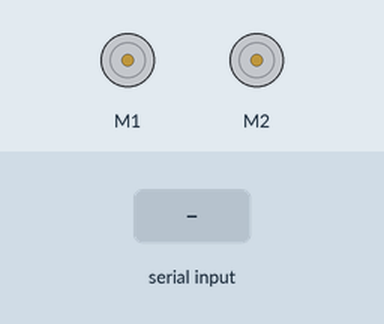
Simulated run of this sketch. Board: Arduino Uno, built with avr-gcc and run on an emulated ATmega328P. On the bench: 2 × DC motor (green arrow = forward, orange = backward, longer = faster). The inputs (shaded band) are chosen by the test bench.

Above: at 1.2 s.
1.3 s: "s" received over the second serial link
2.8 s: "f" received over the second serial link
At 3.8 s:
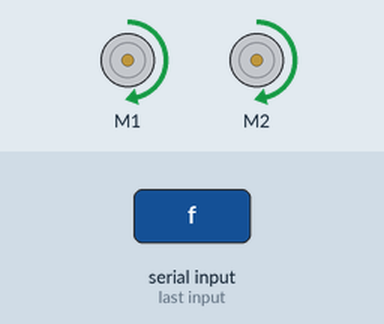
4.3 s: "l" received over the second serial link
At 5.0 s:
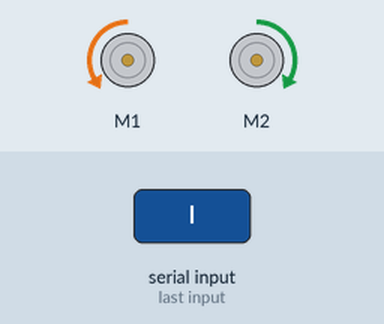
5.8 s: "r" received over the second serial link
At 6.1 s:
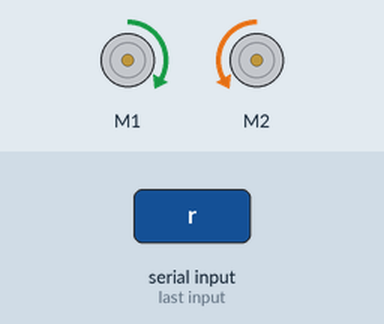
7.3 s: "b" received over the second serial link
At 8.5 s:
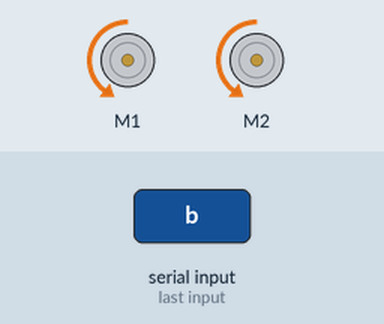
8.8 s: "w" received over the second serial link
At 9.6 s:
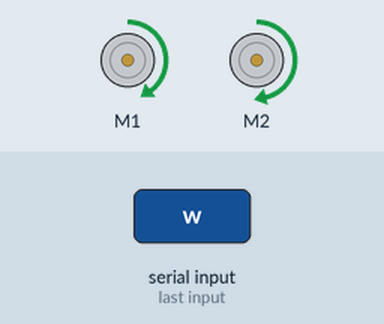
Timing chart, 0 to 11.3 s (numbered marks = the images above; inputs shaded):
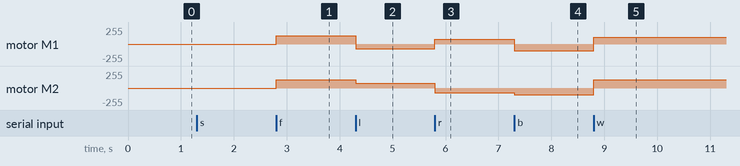

Measured:
- after the input at 2.8 s, motor M1, motor M2: stopped → forward 124/255 at once
- after the input at 4.3 s, motor M1: forward 124/255 → backward 74/255 at once; motor M2: forward 124/255 → forward 74/255 at once
- after the input at 5.8 s, motor M1: backward 74/255 → forward 74/255 at once; motor M2: forward 74/255 → backward 74/255 at once
- after the input at 7.3 s, motor M1: forward 74/255 → backward 99/255 at once; motor M2: backward 74/255 → backward 99/255 at once
- after the input at 8.8 s, motor M1: backward 99/255 → forward 99/255 at once; motor M2: backward 99/255 → forward 124/255 at once

The sketch:

useArduinoBluetoothControllerAppVehicleMode.ino
```cpp
#include <RedBot.h>

// Instantiate the motors.
RedBotMotors motors;

RedBotSoftwareSerial swsp;

char incomingByte;

void setup() {
  pinMode(A1, INPUT_PULLUP);
  // Start serial port at 9600 bps
  swsp.begin(9600);
}

void loop() {
  if (swsp.available() > 0) {
    incomingByte = swsp.read();
    switch (incomingByte) {
      case 's': // stop
        motors.brake();
        break;
      case 'f': // front
        motors.drive(125);
        break;
      case 'l': // left
        motors.leftDrive(-75);
        motors.rightDrive(75);
        break;
      case 'r': // right
        motors.leftDrive(75);
        motors.rightDrive(-75);
        break;
      case 'b': // back
        motors.drive(-100);
        break;
      case 'w': // front left
        motors.leftDrive(100);
        motors.rightDrive(125);
        break;
      case 'x': // front right
        motors.leftDrive(125);
        motors.rightDrive(100);
        break;
      case 'y': // back left
        motors.leftDrive(-75);
        motors.rightDrive(-100);
        break;
      case 'z': // back right
        motors.leftDrive(-100);
        motors.rightDrive(-75);
        break;
    }
  }
}
```
